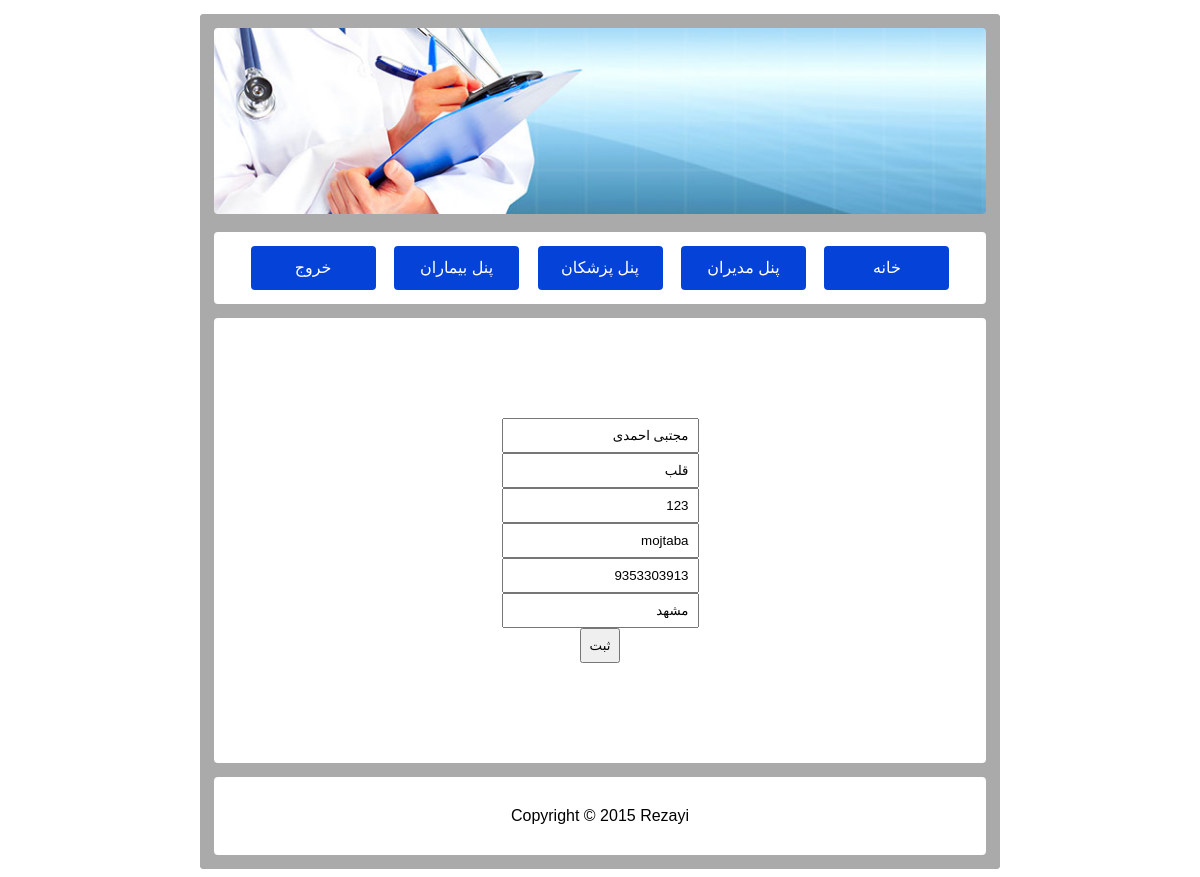
Screenshot of /doctor_edit.php (signed in) with the database file from the repository.
### tables this page shows
CREATE TABLE IF NOT EXISTS `doctors` (
  `id` int(11) NOT NULL AUTO_INCREMENT,
  `name` varchar(20) NOT NULL,
  `username` varchar(20) NOT NULL,
  `password` varchar(20) NOT NULL,
  `specialist` varchar(20) NOT NULL,
  `telephone` bigint(20) NOT NULL,
  `address` varchar(40) NOT NULL,
  PRIMARY KEY (`id`),
  UNIQUE KEY `id` (`id`)
);

### src/doctor_edit.php (the view, shortened to what this page needs)
<?php
include "_header.php";
include "_conn.php";
$doctor_id = $_SESSION['doctor_id'];
$sql = "
    SELECT
        name,
        specialist,
        password,
        username,
        telephone,
        address
    FROM
        doctors
    WHERE
        id = $doctor_id";
$res = $db->query($sql);
$res = $res->fetch();
?>
<form>
    <input name="name" type="text" value="<?php echo $res['name'] ?>" placeholder="نام">
    <input name="spec" type="text" value="<?php echo $res['specialist'] ?>" placeholder="تخصص">
    <input name="pass" type="text" value="<?php echo $res['password'] ?>" placeholder="گذرواژه">
    <input name="user" type="text" value="<?php echo $res['username'] ?>" placeholder="نام کاربری">
    <input name="tele" type="text" value="<?php echo $res['telephone'] ?>" placeholder="تلفن">
    <input name="addr" type="text" value="<?php echo $res['address'] ?>" placeholder="آدرس">
    <input name="submit" type="submit"  value="ثبت">
</form>
<?php include "_footer.php"; ?>

### src/_header.php (style rules this page uses)
body { background-color: #fff; font-family: Tahoma, Geneva, sans-serif; text-align: center; }
input { display: block; margin-left: auto; margin-right: auto; padding: 8px; }

### rows the page displays
doctors: name "مجتبی احمدی", spec "قلب", pass "123", user "mojtaba", tele "9353303913", addr "مشهد"
